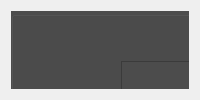
            <widget class="QWidget" name="page_2">
             <layout class="QVBoxLayout" name="verticalLayout_6">
              <item>
               <widget class="QFrame" name="frame_3">
                <property name="frameShape">
                 <enum>QFrame::StyledPanel</enum>
                </property>
                <property name="frameShadow">
                 <enum>QFrame::Raised</enum>
                </property>
                <widget class="QGroupBox" name="groupBox_2">
                 <property name="geometry">
                  <rect>
                   <x>0</x>
                   <y>0</y>
                   <width>1271</width>
                   <height>801</height>
                  </rect>
                 </property>
                 <property name="styleSheet">
                  <string notr="true">background-color:#4c4c4c;</string>
                 </property>
                 <property name="title">
                  <string/>
                 </property>
                 <widget class="QPushButton" name="btnClearLive">
                  <property name="geometry">
                   <rect>
                    <x>1080</x>
                    <y>580</y>
                    <width>111</width>
                    <height>31</height>
                   </rect>
                  </property>
                  <property name="font">
                   <font>
                    <family>Segoe UI</family>
                    <pointsize>12</pointsize>
                    <weight>75</weight>
                    <bold>true</bold>
                   </font>
                  </property>
                  <property name="styleSheet">
                   <string notr="true">QPushButton {
	border: 2px solid rgb(52, 59, 72);
	border-radius: 5px;	
	background-color:blue;
	color:white;
}
QPushButton:hover {
	background-color:#356ca3;
	border: 2px solid rgb(61, 70, 86);
}
</string>
                  </property>
                  <property name="text">
                   <string>CLEAR</string>
                  </property>
                 </widget>
                 <widget class="QTextEdit" name="outputText_Live">
                  <property name="geometry">
                   <rect>
                    <x>110</x>
                    <y>50</y>
                    <width>1061</width>
                    <height>521</height>
                   </rect>
                  </property>
                  <property name="font">
                   <font>
                    <pointsize>10</pointsize>
                   </font>
                  </property>
                  <property name="styleSheet">
                   <string notr="true">color:white;</string>
                  </property>
                 </widget>
                 <widget class="QPushButton" name="btnStartLive">
                  <property name="geometry">
                   <rect>
                    <x>130</x>
                    <y>700</y>
                    <width>211</width>
                    <height>51</height>
                   </rect>
                  </property>
                  <property name="font">
                   <font>
                    <family>Segoe UI</family>
                    <pointsize>12</pointsize>
                    <weight>75</weight>
                    <bold>true</bold>
                   </font>
                  </property>
                  <property name="styleSheet">
                   <string notr="true">QPushButton {
	border: 2px solid rgb(52, 59, 72);
	border-radius: 5px;	
	background-color:rgb(12, 149, 53);
	color:white;
}
QPushButton:hover {
	background-color:#0c9535;
	border: 2px solid rgb(61, 70, 86);
}
QPushButton:pressed {	
	background-color: #0ebc40;
	border: 2px solid rgb(43, 50, 61);
}</string>
                  </property>
                  <property name="text">
                   <string>START RECORDING</string>
                  </property>
                 </widget>
                 <widget class="QPushButton" name="btnDocsLive">
                  <property name="geometry">
                   <rect>
                    <x>900</x>
                    <y>580</y>
                    <width>161</width>
                    <height>31</height>
                   </rect>
                  </property>
                  <property name="font">
                   <font>
                    <family>Segoe UI</family>
                    <pointsize>12</pointsize>
                    <weight>75</weight>
                    <bold>true</bold>
                   </font>
                  </property>
                  <property name="styleSheet">
                   <string notr="true">QPushButton {
	border: 2px solid rgb(52, 59, 72);
	border-radius: 5px;	
	background-color:#54a7ff;
	color:white;
}
QPushButton:hover {
	background-color:#356ca3;
	border: 2px solid rgb(61, 70, 86);
}
</string>
                  </property>
                  <property name="text">
                   <string>EXPORT  DOCS</string>
                  </property>
                 </widget>
                 <widget class="QPushButton" name="btnPDFLive">
                  <property name="geometry">
                   <rect>
                    <x>710</x>
                    <y>580</y>
                    <width>171</width>
                    <height>31</height>
                   </rect>
                  </property>
                  <property name="font">
                   <font>
                    <family>Segoe UI</family>
                    <pointsize>12</pointsize>
                    <weight>75</weight>
                    <bold>true</bold>
                   </font>
                  </property>
                  <property name="styleSheet">
                   <string notr="true">QPushButton {
	border: 2px solid rgb(52, 59, 72);
	border-radius: 5px;	
	background-color:#9a0008;
	color:white;
}
QPushButton:hover {
	background-color:#d5000e;
	border: 2px solid rgb(61, 70, 86);
}
</string>
                  </property>
                  <property name="text">
                   <string>EXPORT TO PDF</string>
                  </property>
                 </widget>
                 <widget class="QLabel" name="label_8">
                  <property name="geometry">
                   <rect>
                    <x>520</x>
                    <y>20</y>
                    <width>231</width>
                    <height>21</height>
                   </rect>
                  </property>
                  <property name="font">
                   <font>
                    <pointsize>14</pointsize>
                   </font>
                  </property>
                  <property name="styleSheet">
                   <string notr="true">color:white;</string>
                  </property>
                  <property name="text">
                   <string>Live Speech Transcription</string>
                  </property>
                 </widget>
                 <widget class="QComboBox" name="selectLiveModel">
                  <property name="geometry">
                   <rect>
                    <x>120</x>
                    <y>630</y>
                    <width>211</width>
                    <height>41</height>
                   </rect>
                  </property>
                  <property name="font">
                   <font>
                    <family>Segoe UI</family>
                    <pointsize>14</pointsize>
                   </font>
                  </property>
                  <property name="styleSheet">
                   <string notr="true">QComboBox{
	background-color:white;
	border-radius: 5px;
	padding: 5px;
	padding-left: 10px;
	color:black;
	border: 2px solid rgb(27, 29, 35);
}
QComboBox:hover{
	border: 2px solid rgb(64, 71, 88);
}
QComboBox QAbstractItemView {
	color: white;
	background-color:rgb(204, 65, 68);
	padding: 10px;
	selection-background-color: rgb(39, 44, 54);
}</string>
                  </property>
                  <item>
                   <property name="text">
                    <string>English 1</string>
                   </property>
                  </item>
                  <item>
                   <property name="text">
                    <string>English 2</string>
                   </property>
                  </item>
                  <item>
                   <property name="text">
                    <string>Filipino</string>
                   </property>
                  </item>
                 </widget>
                 <widget class="QLabel" name="label_12">
                  <property name="geometry">
                   <rect>
                    <x>150</x>
                    <y>600</y>
                    <width>171</width>
                    <height>21</height>
                   </rect>
                  </property>
                  <property name="font">
                   <font>
                    <pointsize>11</pointsize>
                   </font>
                  </property>
                  <property name="styleSheet">
                   <string notr="true">color:white;</string>
                  </property>
                  <property name="text">
                   <string>Select Language </string>
                  </property>
                 </widget>
                 <widget class="QPushButton" name="btnStopLive">
                  <property name="geometry">
                   <rect>
                    <x>360</x>
                    <y>700</y>
                    <width>211</width>
                    <height>51</height>
                   </rect>
                  </property>
                  <property name="font">
                   <font>
                    <family>Segoe UI</family>
                    <pointsize>12</pointsize>
                    <weight>75</weight>
                    <bold>true</bold>
                   </font>
                  </property>
                  <property name="styleSheet">
                   <string notr="true">QPushButton {
	border: 2px solid rgb(52, 59, 72);
	border-radius: 5px;	
	background-color:red;
	color:white;
}
QPushButton:hover {
	background-color:#0c9535;
	border: 2px solid rgb(61, 70, 86);
}
QPushButton:pressed {	
	background-color: #0ebc40;
	border: 2px solid rgb(43, 50, 61);
}</string>
                  </property>
                  <property name="text">
                   <string>STOP </string>
                  </property>
                 </widget>
                 <widget class="QComboBox" name="selectMicrophone">
                  <property name="geometry">
                   <rect>
                    <x>350</x>
                    <y>630</y>
                    <width>391</width>
                    <height>41</height>
                   </rect>
                  </property>
                  <property name="font">
                   <font>
                    <family>Segoe UI</family>
                    <pointsize>14</pointsize>
                   </font>
                  </property>
                  <property name="styleSheet">
                   <string notr="true">QComboBox{
	background-color:white;
	border-radius: 5px;
	padding: 5px;
	padding-left: 10px;
	color:black;
	border: 2px solid rgb(27, 29, 35);
}
QComboBox:hover{
	border: 2px solid rgb(64, 71, 88);
}
QComboBox QAbstractItemView {
	color: white;
	background-color:rgb(204, 65, 68);
	padding: 10px;
	selection-background-color: rgb(39, 44, 54);
}</string>
                  </property>
                 </widget>
                 <widget class="QLabel" name="label_13">
                  <property name="geometry">
                   <rect>
                    <x>370</x>
                    <y>600</y>
                    <width>171</width>
                    <height>21</height>
                   </rect>
                  </property>
                  <property name="font">
                   <font>
                    <pointsize>11</pointsize>
                   </font>
                  </property>
                  <property name="styleSheet">
                   <string notr="true">color:white;</string>
                  </property>
                  <property name="text">
                   <string>Microphone</string>
                  </property>
                 </widget>
                </widget>
               </widget>
              </item>
             </layout>
            </widget>
